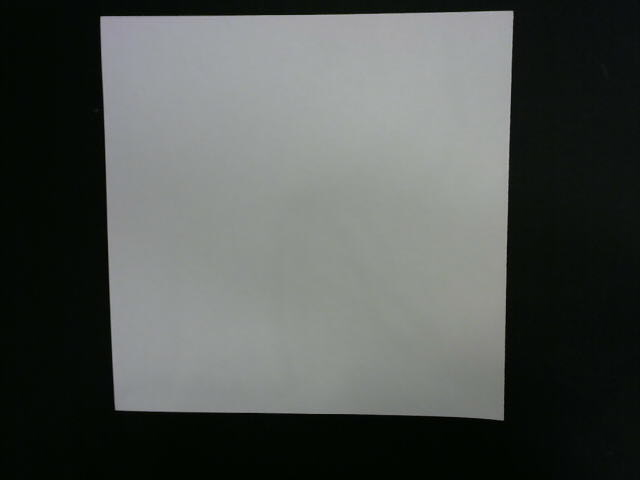
#> input picture PaperPics/square.jpg, 640 x 480 px, given in place of int.png, which was not available
$ python simple_states.py   (older library calls are emulated)
#> lines starting #> are read from the running program, lines starting #| are printed output that depends on the picture; after the words box and inside, x2 and y2 are one past the last pixel; in counts of white or black regions, pixels touching at a corner belong together; pictures that were not available may be replaced by others from this repository, and a replacement may not be noted
#> in run, frame is the input picture: shape (480, 640, 3); mean B, G, R 81.5, 84.5, 80.3
import numpy as np
import cv2


def is_contour_bad(img, c):
    # approximate the contour
    peri = cv2.arcLength(c, True)
    approx = cv2.approxPolyDP(c, 0.05 * peri, True)

    area = cv2.contourArea(c)
    if area < (img.shape[0] * img.shape[1]) / 12:
        return True
    elif area > (img.shape[0] * img.shape[1]) / 2:
        return True
    elif len(approx) < 6:
        return False
    else:
        return True


def detection(img, REF):

    REFb = REF
    ref_ret, ref_thresh = cv2.threshold(REF, 127, 255, 0)
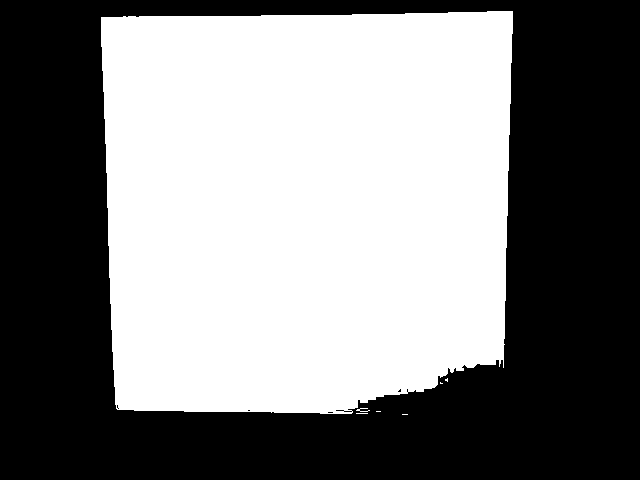
#> ref_thresh: shape (480, 640); 50.4% white; 5 black regions (4 under 20 px)
    ref_img, ref_conts, ref_hiers = cv2.findContours(ref_thresh, 2, 1)
#> ref_conts = 15 contours, 14 with area under 20; largest, box (x1, y1, x2, y2) and area: (101, 11, 513, 414) 153892; ref_hiers = 15 rows, first 6: [1, -1, -1, -1], [2, 0, -1, -1], [3, 1, -1, -1], [4, 2, -1, -1], [5, 3, -1, -1], [6, 4, -1, -1]

    mask_off = REFb

    imgb = img
    # Research adaptive thresholding

    imgray = cv2.cvtColor(img, cv2.COLOR_BGR2GRAY)
    thresh = imgray.mean() + 50
#> thresh = 133
    maxValue = 180
    ret, thresh = cv2.threshold(imgray, thresh, maxValue, 0)
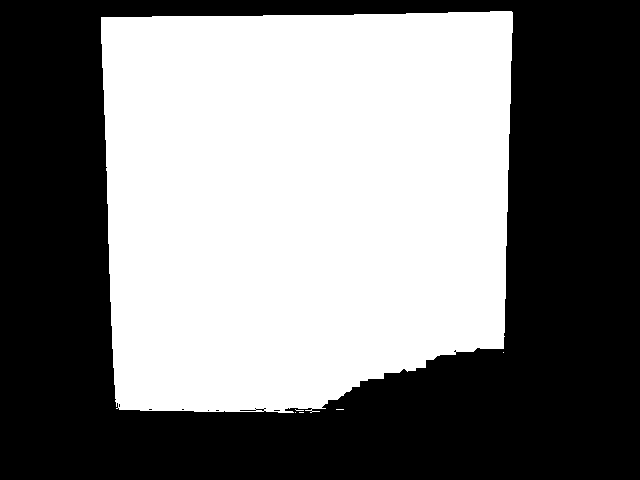
#> thresh: shape (480, 640); values 0 (black) and 180 (white), 49.1% white; 6 white regions (5 under 20 px)
#> ret = 133

    #thresh = cv2.adaptiveThreshold(imgray,255,cv2.ADAPTIVE_THRESH_MEAN_C,cv2.THRESH_BINARY,17,9)

    img, cnt, hiers = cv2.findContours(
        thresh, cv2.RETR_TREE, cv2.CHAIN_APPROX_SIMPLE)
#> cnt = 17 contours, 15 with area under 20; largest, box (x1, y1, x2, y2) and area: (101, 11, 513, 413) 150142, (239, 409, 257, 412) 32

    cnts = []

    for c in cnt:
        if not is_contour_bad(img, c):
            cnts.append(c)
#> this loop made 17 passes
#> (peri in is_contour_bad, approx in is_contour_bad, area in is_contour_bad) on passes 6, 8: (1668.5, [[511, 11], [101, 17], [116, 408], [503, 348]], 150142.5), (35.66, [[239, 410], [256, 410]], 32)
#> after the loop, cnts = 1 contour; box (x1, y1, x2, y2) and area: (101, 11, 513, 413) 150142

    lowest_cnt = cnt[0]
#> lowest_cnt = [[299, 412], [303, 412]]
    lowest_ev = 8

    best_thot = 0
    instruction_cnt = ref_conts[0]
#> instruction_cnt = contour of 10 points, box (x1, y1, x2, y2) (402, 414, 408, 415), area 0
    bat = instruction_cnt
#> bat has the same summary as instruction_cnt
    batc = instruction_cnt
#> batc has the same summary as instruction_cnt

    OR_space = np.zeros((img.shape[0], img.shape[1], 3), np.uint8)

    for goodcnt in cnts:
        approx = cv2.approxPolyDP(
            goodcnt, 0.03 * cv2.arcLength(goodcnt, True), True)
        if len(approx) < lowest_ev:
            lowest_ev = len(approx)
            lowest_cnt = goodcnt
            batc = approx

        for rc in ref_conts:
            approx_ref = cv2.approxPolyDP(
                rc, 0.02 * cv2.arcLength(rc, True), True)
            thot = cv2.matchShapes(approx_ref, lowest_cnt, 1, 0.0)

            if int(len(approx_ref)) == int(len(approx)):
                if cv2.contourArea(rc) < img.shape[0] * img.shape[1] and thot > 0:
                    instruction_cnt = approx_ref
                    bat = approx_ref

    # Translate selected instruction shape from shape collection to OR spaces

            cv2.drawContours(OR_space, [instruction_cnt], -1, (0, 0, 255), -1)
#> this loop made 1 pass
#> (lowest_ev, batc) on pass 1: (4, [[511, 11], [101, 17], [116, 408], [503, 348]])
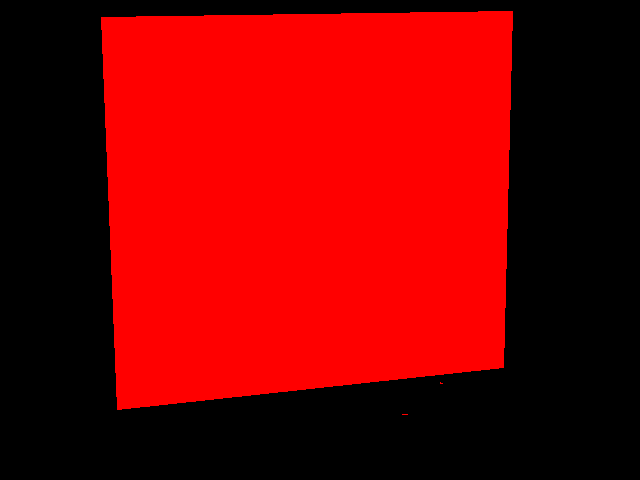
#> OR_space: shape (480, 640, 3); mean of channels 0, 1, 2 0, 0, 124.4; drawn as B, G, R
#> after the loop, lowest_cnt = contour of 173 points, box (x1, y1, x2, y2) (101, 11, 513, 413), area 150142; lowest_ev = 4

    # Transform the instruction shape space by the homographic perspective transform
    # TODO: Transform fold instructions/geometry

    delevated = OR_space
    mask_off = cv2.copyMakeBorder(
        mask_off, 0, img.shape[0] - mask_off.shape[0], 0, img.shape[1] - mask_off.shape[1], cv2.BORDER_CONSTANT, value=0)

    try:
        if batc is not None and bat is not None:
            H, mask = cv2.findHomography(bat, batc)
#> H = [[5.9, -6.45, 1926.8], [-5.22, -5.12, 2698.7], [0.00135, -0.00291, 1]]; mask = [1, 1, 1, 1]
        if not np.isnan(H[0, 0]):
            mask_off = cv2.warpPerspective(
                mask_off, H, (img.shape[1], img.shape[0]))
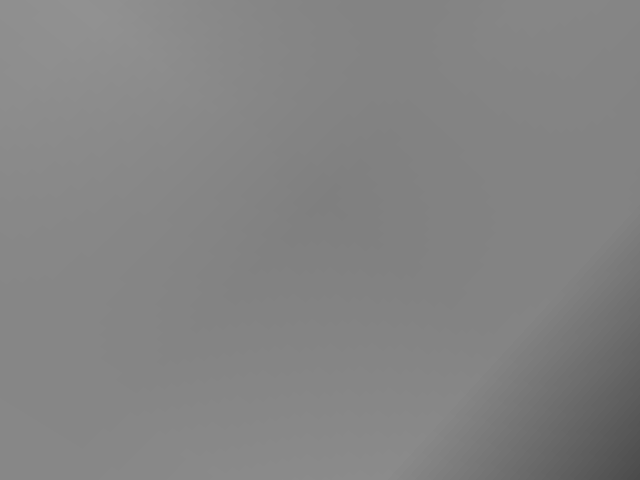
#> mask_off: shape (480, 640); min 75, max 145, mean 131.3
            delevated = cv2.warpPerspective(
                OR_space, H, (img.shape[1], img.shape[0]))
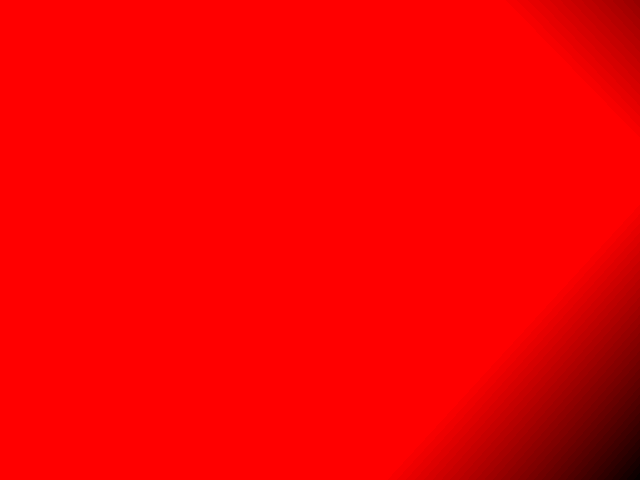
#> delevated: shape (480, 640, 3); mean of channels 0, 1, 2 0, 0, 244.5; drawn as B, G, R

    except cv2.error:
        print("none")

    cv2.drawContours(imgb, [lowest_cnt], 0, (0, 255, 0), -1)
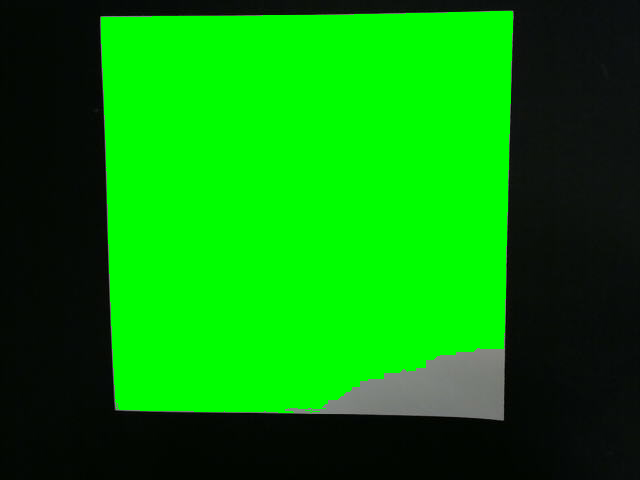
#> imgb: shape (480, 640, 3); mean B, G, R 7.1, 134.4, 6.8

    res, overlayMask = cv2.threshold(mask_off, 10, 1, cv2.THRESH_BINARY_INV)
#> overlayMask: shape (480, 640); every value is 0
    h, w = overlayMask.shape
#> h = 480; w = 640
    overlayMask = np.repeat(overlayMask, 3).reshape((h, w, 3))
#> overlayMask: shape (480, 640, 3); every value is 0
    mask_off = np.repeat(mask_off, 3).reshape((h, w, 3))
#> mask_off: shape (480, 640, 3)

    imgb *= overlayMask
    imgb += mask_off

    return imgb


def run(imgname):
    vc = cv2.VideoCapture(0)
    img1 = cv2.imread('AR_instructions/' + str(imgname), 0)

    if vc.isOpened():  # try to get the first frame
        rval, frame = vc.read()
    else:
        rval = False

    while rval:
        rval, img = vc.read()
        img = detection(img, img1)
        cv2.namedWindow("feed", cv2.WND_PROP_FULLSCREEN)
        cv2.setWindowProperty(
            "feed", cv2.WND_PROP_FULLSCREEN, cv2.WINDOW_FULLSCREEN)
        cv2.imshow("feed", img)
        key = cv2.waitKey(20)
#> (key Esc is pressed here)

        if key == 27:
            break

    cv2.destroyWindow("feed")

run('int.png')
